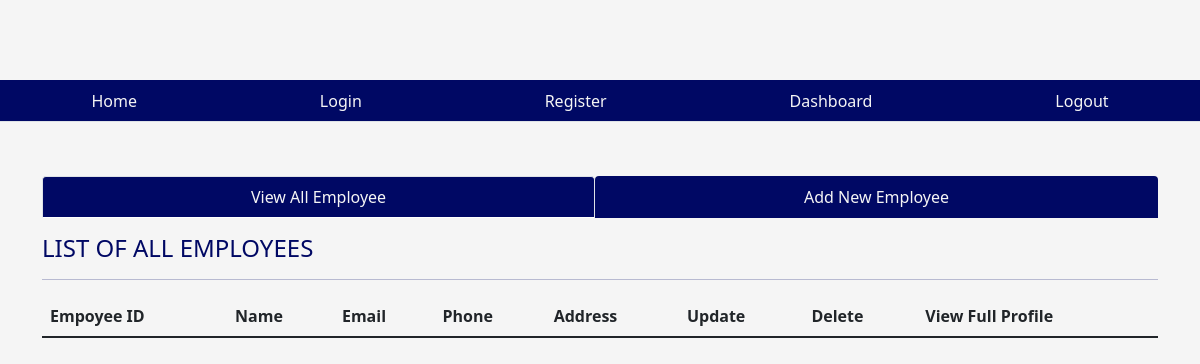
Page /dashboard on the earlier database version.
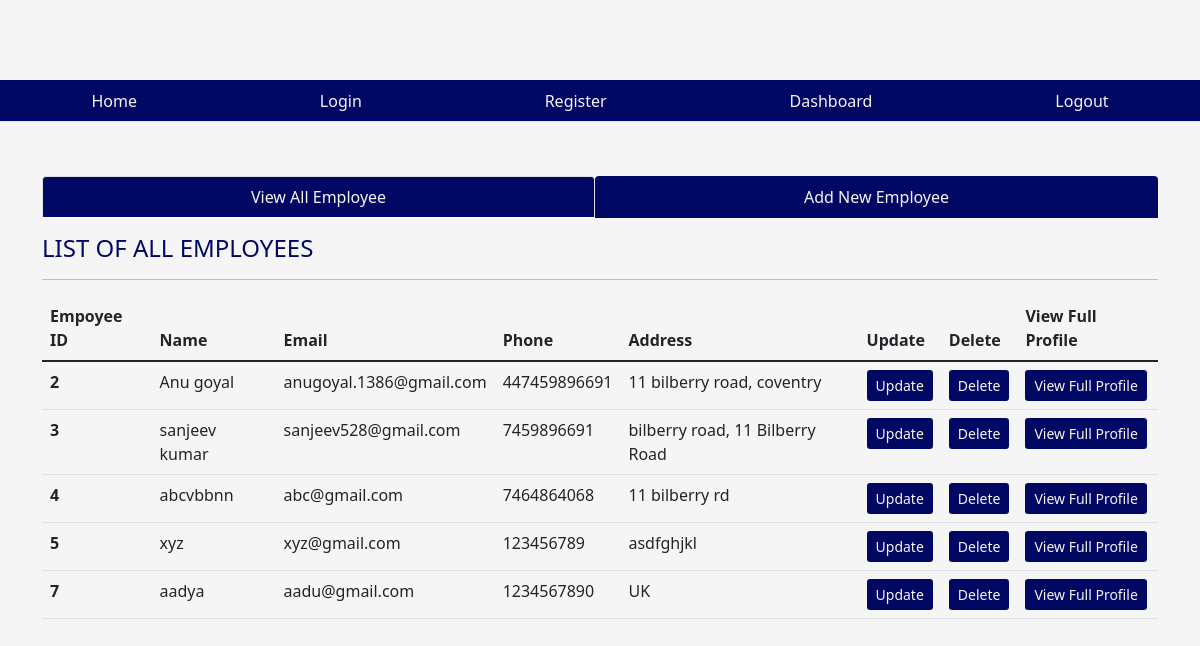
Same page on the later database version.
### tables this page shows
CREATE TABLE emp(empid INTEGER PRIMARY KEY AUTOINCREMENT, name VARCHAR(30) NOT NULL, email VARCHAR(30), phone INTEGER, address VARCHAR(30), joining_date timestamp DEFAULT CURRENT_TIMESTAMP, total_projects INTEGER DEFAULT 1, total_test_case INTEGER , total_defects_found INTEGER DEFAULT 1, total_defects_pending INTEGER DEFAULT 1);

### app.py (the view)
@app.route('/dashboard')
def dashboard():
    user = get_current_user()
    db = get_database()
    emp_cur = db.execute('select * from emp')
    allemp = emp_cur.fetchall()
    return render_template('dashboard.html', user = user, allemp = allemp)

### app.py (called while the page is built)
@app.teardown_appcontext
def close_database(error):
    if hasattr(g, 'crudapplication_db'):
        g.crudapplication_db.close()

def get_current_user():
    user = None
    if 'user' in session:
        user = session['user']
        db = get_database()
        user_cur = db.execute('select * from users where name = ?', [user])
        user = user_cur.fetchone()
    return user

### database.py (called while the page is built)
def connect_to_database():
    sql = sqlite3.connect('C:/Users/sanje/OneDrive/Desktop/SFIA_project/SFIA_project.db')
    sql.row_factory = sqlite3.Row
    return sql

def get_database():
    if not hasattr(g, 'SFIA_project_db'):
        g.SFIA_project_db = connect_to_database()
    return g.SFIA_project_db

### templates/dashboard.html (shortened to what this page needs)
{% from "showlinks.html" import show_links, showsocialmedialinks %}
<!DOCTYPE html>
<html lang="en">
<head>
    <link href="https://cdn.jsdelivr.net/npm/bootstrap@5.1.3/dist/css/bootstrap.min.css" rel="stylesheet">
    <link rel="stylesheet" href="{{ url_for('static', filename='dashboard.css')}}" type = "text/css">
</head>
<body>
      <div class="parent">
        <div class="child child1">
        </div>
        <div class="child child2">
          {{ showsocialmedialinks() }}
        </div>
        <div class="child child3">
          {{ show_links() }}
        </div>
        <div class="child child4">
        </div>
        <div class="child child5" style="color:rgb(0, 8, 100);">
        </div>
        <div class="child child6  container" style="color:rgb(0, 8, 100);">
            <ul class="nav nav-tabs nav-fill mb-3">
                <li class="nav-item">
                  <a class="nav-link active" aria-current="page" href="{{ url_for('dashboard')}}" style=" background-color:rgb(0, 8, 100); color:whitesmoke;">View All Employee</a>
                </li>
                <li class="nav-item">
                  <a class="nav-link" style=" background-color:rgb(0, 8, 100); color:whitesmoke;" href="{{ url_for('addnewemployee')}}">Add New Employee</a>
                </li>
              </ul>
              <div class="table-responsive-lg caption-top">
                <caption><h4>LIST OF ALL EMPLOYEES</h4></caption>
                <hr>
                <table class="table">
                    <thead>
                        <tr>
                          <th scope="col">Empoyee ID</th>
                          <th scope="col">Name</th>
                          <th scope="col">Email</th>
                          <th scope="col">Phone</th>
                          <th scope="col">Address</th>
                          <th scope="col">Update</th>
                          <th scope="col">Delete</th>
                          <th scope="col">View Full Profile</th>
                        </tr>
                      </thead>
                      <tbody>
                        {% for emp in allemp %}
                        <tr>
                          <th scope="row">{{ emp['empid'] }} </th>
                          <td>{{ emp['name'] }}</td>
                          <td>{{ emp['email'] }}</td>
                          <td>{{ emp['phone'] }}</td>
                          <td>{{ emp['address'] }}</td>
                          <td><a class="btn btn-sm" style="background-color:rgb(0, 8, 100); color:whitesmoke;" href="{{ url_for('fetchone', empid = emp['empid'] )}}">Update</a></td>
                          <td><a class="btn btn-sm" style="background-color:rgb(0, 8, 100); color:whitesmoke;" href="{{ url_for('deleteemp', empid = emp['empid'] )}}">Delete</a></td>
                          <td><a class="btn btn-sm" style="background-color:rgb(0, 8, 100); color:whitesmoke;" href="{{ url_for('singleemployee', empid = emp['empid'] )}}">View Full Profile</a></td>
                        </tr>
                        {% endfor %}
                      </tbody>
                </table>
              </div>
        </div>
      </div>
</body>
</html>

Differences in the rows shown:
added emp: empid "2", name "Anu goyal", email "anugoyal.1386@gmail.com", phone "447459896691", address "11 bilberry road, coventry"
added emp: empid "3", name "sanjeev kumar", email "sanjeev528@gmail.com", phone "7459896691", address "bilberry road, 11 Bilberry Road"
added emp: empid "4", name "abcvbbnn", email "abc@gmail.com", phone "7464864068", address "11 bilberry rd"
added emp: empid "5", name "xyz", email "xyz@gmail.com", phone "123456789", address "asdfghjkl"
added emp: empid "7", name "aadya", email "aadu@gmail.com", phone "1234567890", address "UK"
